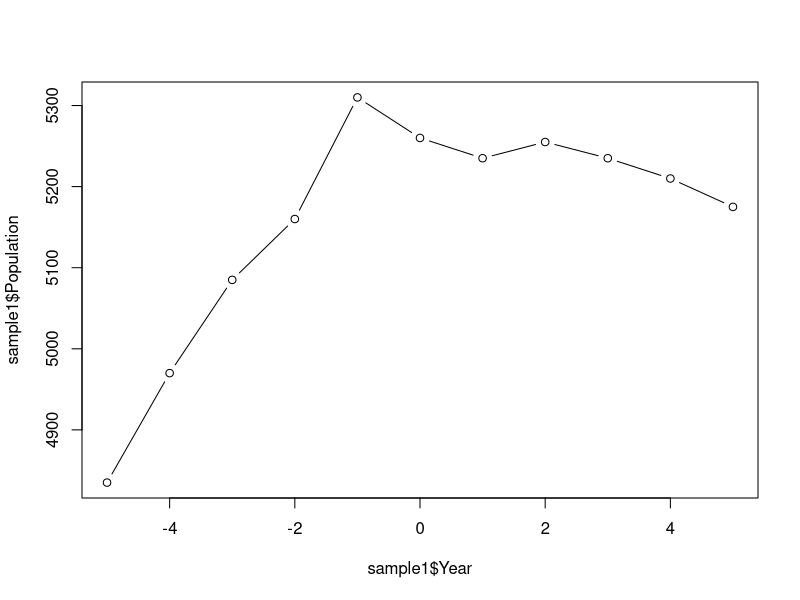
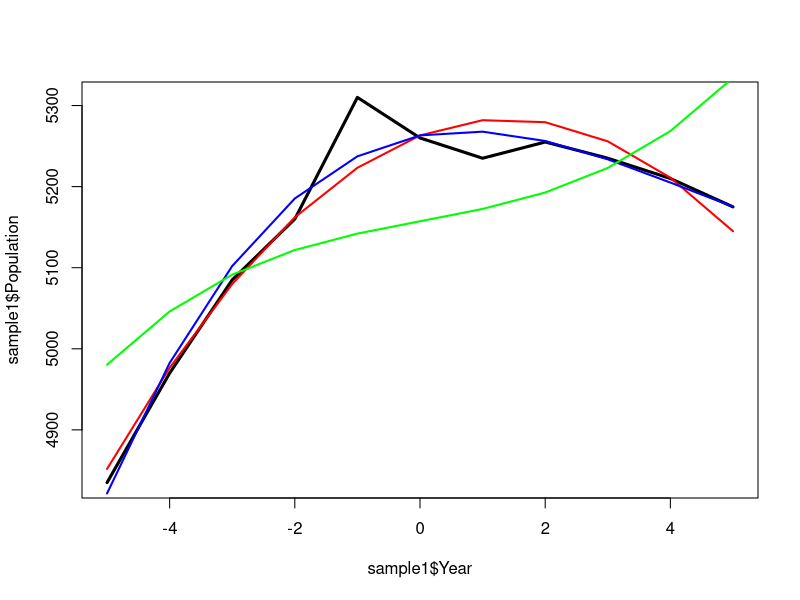

Source code (R) for these figures, in order:
#init our vectors for year and populations. 
# probably population of a town ? 
# Year is the independent 
# and population is dependent variable. 
Year <- c(1959, 1960, 1961, 1962, 1963, 1964, 1965, 1966, 1967, 1968, 1969)
Population <- c(4835, 4970, 5085, 5160, 5310, 5260, 5235, 5255, 5235, 5210, 5175)

# create our "spreadsheet" and show the data
sample1 <- data.frame(Year, Population)
sample1

# do the analysis from 1964 as the 0th year
# -1964 means based on 1964
# so we get the data with 1964 as year 0 
# 1963 as -1
# 1965 as +1
sample1$Year <- sample1$Year - 1964
sample1

# plot the above with a point plot
plot(sample1$Year, sample1$Population, type="b")


# linear model of Population and year
fit1 <- lm(sample1$Population ~ sample1$Year)
fit2 <- lm(sample1$Population ~ sample1$Year + I(sample1$Year^2))
fit3 <- lm(sample1$Population ~ sample1$Year + I(sample1$Year^2) + I(sample1$Year^3))

# Pay particular attention to this one!
fit4 <- lm(sample1$Population ~ sample1$Year + I(sample1$Year^3))

# summary of all the data
summary(fit2)
summary(fit3)
summary(fit4)

#make a prediction based on the various models above
plot(sample1$Year, sample1$Population, type="l", lwd=3)
points(sample1$Year, predict(fit2), type="l", col="red", lwd=2)
points(sample1$Year, predict(fit3), type="l", col="blue", lwd=2)
points(sample1$Year, predict(fit4), type="l", col="green", lwd=2)

# what is going on with fit4? Can you explain why it looks so different from fit2 and fit3?

